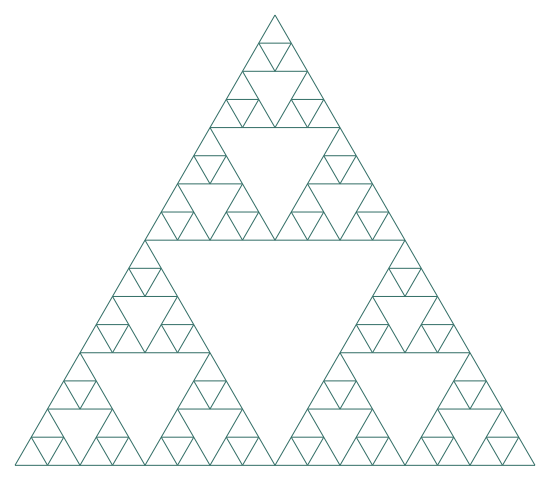

Python code for this plot:
# 教学改编练习，非赛事真题
# turtle用来绘制三角形的边。
import turtle as t
# math.sqrt(3)用于计算等边三角形的高度比例。
import math
import random

t.setup(900, 700)
t.speed(0)
t.tracer(False)
t.ht()

# x、y指定左下角位置，size和depth控制大小与层数。
def triangle(x, y, size, depth):
    # 到达递归出口时，画出一个完整的小三角形。
    if depth == 0:
        # 移动到起点时抬起画笔，避免留下多余连线。
        t.penup()
        t.goto(x, y)
        t.setheading(0)
        # 放下画笔，开始绘制三条边。
        t.pendown()
        for i in range(3):
            t.forward(size)
            t.left(120)
        return
    # 每个子三角形的边长是父三角形的一半。
    half = size / 2
    # 递归绘制左下方的子三角形。
    triangle(x, y, half, depth - 1)
    # 递归绘制右下方的子三角形。
    triangle(x + half, y, half, depth - 1)
    # 递归绘制上方的子三角形。
    triangle(x + half / 2, y + half * math.sqrt(3) / 2,
             # 递归绘制上方的子三角形。
             half, depth - 1)

triangle(-260, -220, 520, 4)

t.update()
t.done()
